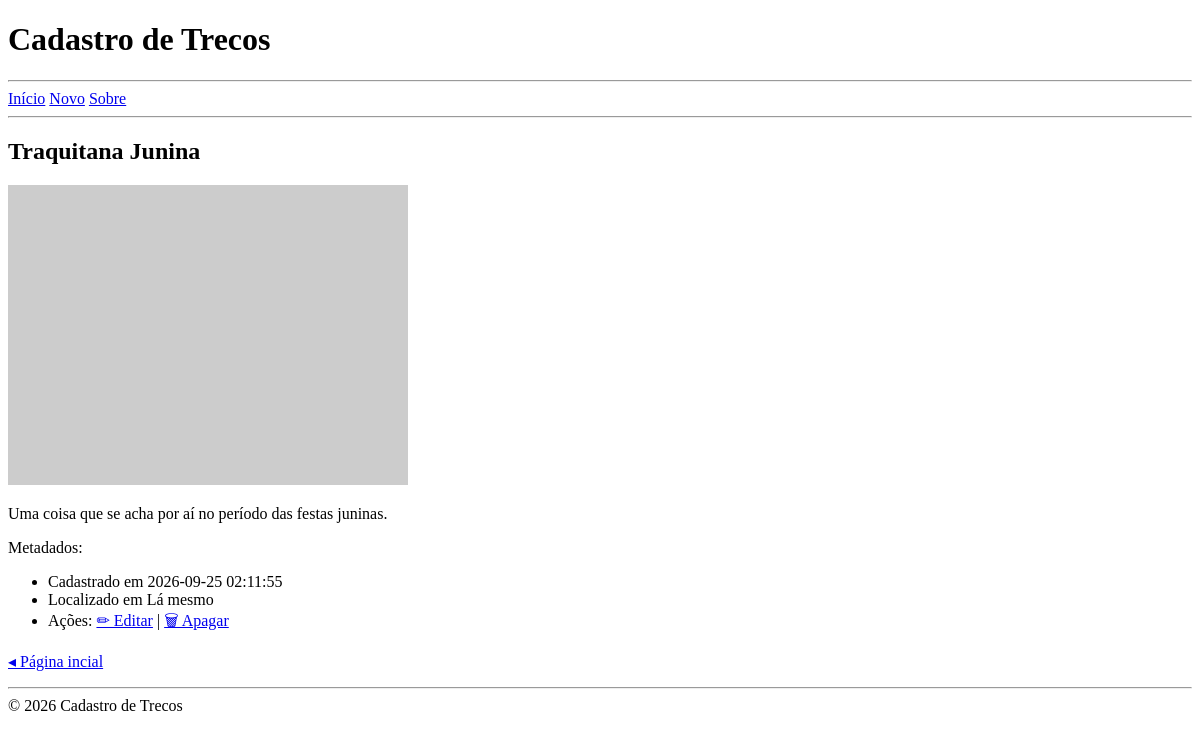
Page /view/1 on the earlier database version.
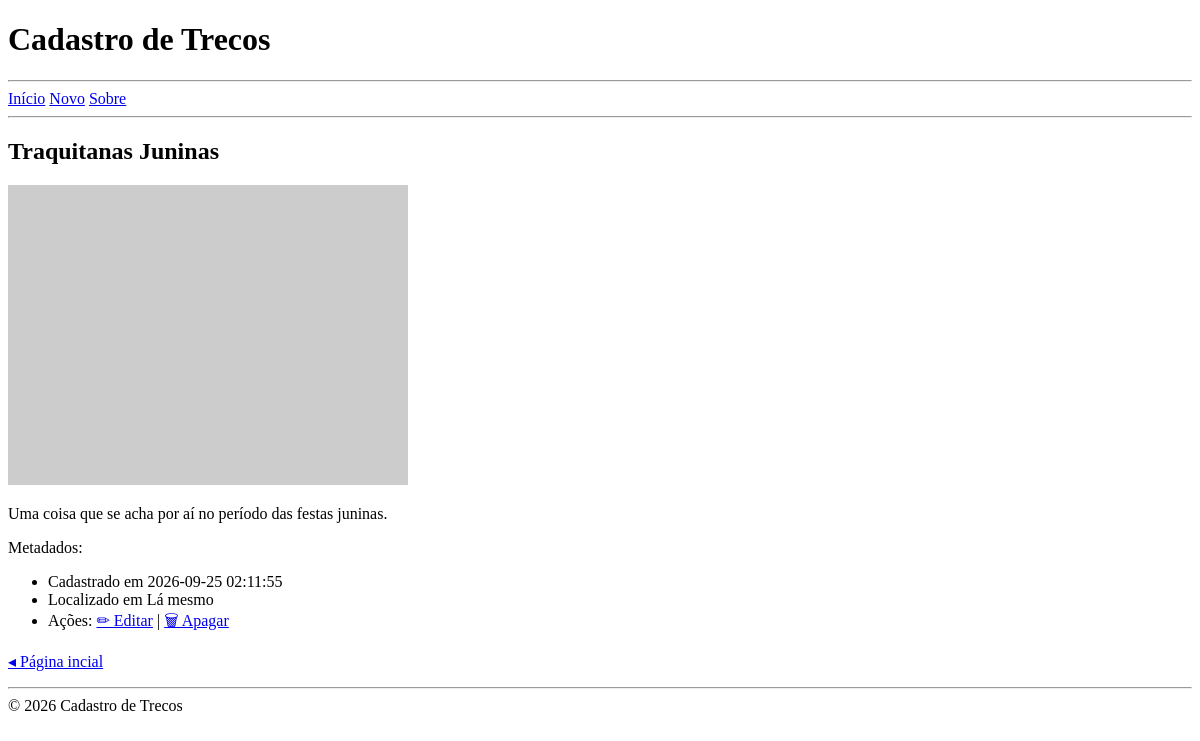
Same page on the later database version.
### tables this page shows
CREATE TABLE thing (
    id INTEGER PRIMARY KEY AUTOINCREMENT,
    created_at TEXT DEFAULT CURRENT_TIMESTAMP,
    name TEXT,
	description TEXT,
    location TEXT, 
	photo TEXT,
	status TEXT CHECK (status IN ('on', 'off', 'del')) DEFAULT 'on'
);

### app.py (the view)
@app.route('/view/<int:thing_id>')
def view(thing_id):
    with sqlite3.connect('database.db') as conn:
        conn.row_factory = sqlite3.Row
        content = conn.execute("""
            SELECT *
            FROM thing
                WHERE status = 'on'
                AND id = ?
                ORDER BY created_at
        """, (thing_id,)).fetchone()
    if content is None:
        abort(404)
    return render_template(
        "view.html",
        content=content
    )

### templates/view.html (shortened to what this page needs)
{% extends '_base.html' %}
{% block main %}
<h2>{{ content.name }}</h2>
<p><img src="{{ content.photo }}" alt="{{ content.name }}"></p>
<p>{{ content.description }}</p>
Metadados:
<ul>
    <li>Cadastrado em {{ content.created_at }}</li>
    <li>Localizado em {{ content.location }}</li>
    <li>Ações: <a href="{{ url_for('edit', thing_id=content.id )}}">✏ Editar</a> | <a href="#delete">🗑 Apagar</a></a></li>
</ul>
<p><a href="{{ url_for('index') }}">◂ Página incial</a></p>
{% endblock %}

Differences in the rows shown:
changed thing "Uma coisa que se acha por aí no período das festas juninas.": name "Traquitana Junina" → "Traquitanas Juninas"
